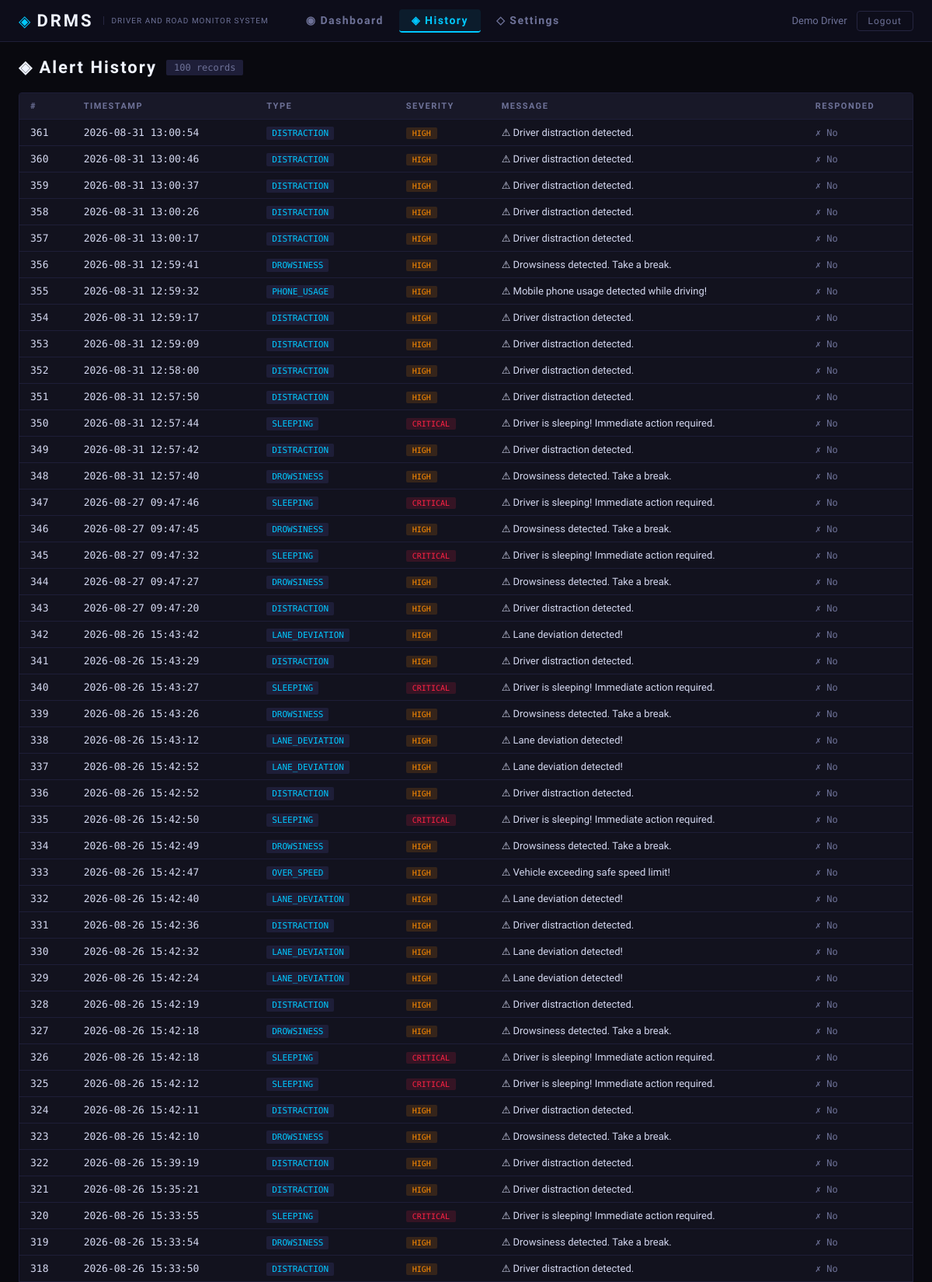
Screenshot of /history (signed in, upper part) with the database file from the repository.
### database/db.py (models this page shows)
class Alert(Base):
    __tablename__ = 'alerts'
    id         = Column(Integer, primary_key=True)
    alert_type = Column(String(50), nullable=False)   # e.g. 'DROWSINESS', 'LANE_DEVIATION'
    severity   = Column(String(20), nullable=False)   # 'LOW', 'MEDIUM', 'HIGH', 'CRITICAL'
    message    = Column(Text)
    timestamp  = Column(DateTime, default=datetime.utcnow)
    responded  = Column(Boolean, default=False)
    emergency_messages = relationship('EmergencyMessage', back_populates='alert', cascade='all, delete')

### app.py (the view)
@app.route('/history')
def history():
    if 'user_id' not in session:
        return redirect(url_for('login'))
    alerts = get_alert_history(limit=100)
    return render_template('history.html', alerts=alerts,
                           user_name=session.get('user_name', 'Driver'))

### database/db.py (called while the page is built)
def get_db():
    return SessionLocal()

def get_alert_history(limit: int = 50):
    db = get_db()
    try:
        return (db.query(Alert)
                  .order_by(Alert.timestamp.desc())
                  .limit(limit)
                  .all())
    finally:
        db.close()

### templates/history.html (shortened to what this page needs)
{% extends "base.html" %}
{% block content %}
<div class="page-header">
  <h2>◈ Alert History</h2>
  <span class="record-count">{{ alerts|length }} records</span>
</div>
<div class="history-table-wrap">
  <table class="history-table">
    <thead>
      <tr>
        <th>#</th>
        <th>Timestamp</th>
        <th>Type</th>
        <th>Severity</th>
        <th>Message</th>
        <th>Responded</th>
      </tr>
    </thead>
    <tbody>
      {% if alerts %}
        {% for a in alerts %}
        <tr class="row-{{ a.severity | lower }}">
          <td class="mono">{{ a.id }}</td>
          <td class="mono">{{ a.timestamp.strftime('%Y-%m-%d %H:%M:%S') }}</td>
          <td><span class="type-badge">{{ a.alert_type }}</span></td>
          <td><span class="severity-badge sev-{{ a.severity | lower }}">{{ a.severity }}</span></td>
          <td>{{ a.message }}</td>
          <td>{% if a.responded %}<span class="responded-yes">✓ Yes</span>{% else %}<span class="responded-no">✗ No</span>{% endif %}</td>
        </tr>
        {% endfor %}
      {% else %}
        <tr><td colspan="6" class="no-data">No alerts recorded yet.</td></tr>
      {% endif %}
    </tbody>
  </table>
</div>
{% endblock %}

### templates/base.html (shortened to what this page needs)
<!DOCTYPE html>
<html lang="en">
<head>
  <link rel="stylesheet" href="{{ url_for('static', filename='css/style.css') }}"/>
</head>
<body{% block body_class %}{% endblock %}>
  {% block nav %}
  <nav class="topnav">
    <div class="nav-brand">
      <span class="brand-icon">◈</span>
      <span class="brand-name"><a href="{{ url_for('landing') }}" style="color: inherit; text-decoration: none;">DRMS</a></span>
      <span class="brand-sub">Driver And Road Monitor System</span>
    </div>
    <div class="nav-links">
      <a href="{{ url_for('dashboard') }}" class="nav-link {% if request.endpoint == 'dashboard' %}active{% endif %}">
        ◉ Dashboard
      </a>
      <a href="{{ url_for('history') }}" class="nav-link {% if request.endpoint == 'history' %}active{% endif %}">
        ◈ History
      </a>
      <a href="{{ url_for('settings') }}" class="nav-link {% if request.endpoint == 'settings' %}active{% endif %}">
        ◇ Settings
      </a>
    </div>
    <div class="nav-user">
      <span class="user-name">{{ user_name }}</span>
      <a href="{{ url_for('logout') }}" class="btn-logout">Logout</a>
    </div>
  </nav>
  {% endblock %}
  {% block main %}
  <main class="main-content">
    {% block content %}{% endblock %}
  </main>
  {% endblock %}
</body>
</html>

### static/css/style.css (style rules this page uses)
:root { --bg: #09090f; --bg2: #0d0d1a; --bg3: #111120; --panel: #12121e; --panel2: #181828; --border: #1e1e38; --border2: #252540; --accent: #00c8ff; --accent2: #0090cc; --warn: #ff8c00; --danger: #ff2244; --success: #00e676; --purple: #7c3aed; --text: #d4d8f0; --text-dim: #6e7298; --text-bright: #f0f4ff; --font-head: 'Rajdhani', sans-serif; --font-body: 'Exo 2', sans-serif; --font-mono: 'Share Tech Mono', monospace; --radius: 4px; --shadow: 0 4px 24px rgba(0,0,0,0.6); }
*, *::before, *::after { box-sizing: border-box; margin: 0; padding: 0; }
html, body { background: var(--bg); color: var(--text); font-family: var(--font-body); font-size: 14px; min-height: 100vh; }
.topnav { display: flex; align-items: center; gap: 0; padding: 0 24px; height: 54px; background: var(--bg2); border-bottom: 1px solid var(--border); position: sticky; top: 0; z-index: 100; }
.nav-brand { display: flex; align-items: center; gap: 8px; margin-right: 32px; }
.brand-icon { color: var(--accent); font-size: 20px; }
.brand-name { font-family: var(--font-head); font-size: 22px; font-weight: 700; color: var(--text-bright); letter-spacing: 3px; }
.brand-sub { font-size: 10px; color: var(--text-dim); text-transform: uppercase; letter-spacing: 1px; border-left: 1px solid var(--border2); padding-left: 10px; margin-left: 4px; }
.nav-links { display: flex; gap: 4px; flex: 1; }
.nav-link { padding: 6px 16px; font-family: var(--font-head); font-size: 14px; font-weight: 600; letter-spacing: 1.5px; color: var(--text-dim); text-decoration: none; border-radius: var(--radius); transition: all 0.2s; }
.nav-link.active { color: var(--accent); background: rgba(0,200,255,0.08); border-bottom: 2px solid var(--accent); }
.nav-user { display: flex; align-items: center; gap: 12px; }
.user-name { font-family: var(--font-head); font-size: 13px; color: var(--text-dim); }
.btn-logout { padding: 5px 14px; background: transparent; border: 1px solid var(--border2); color: var(--text-dim); border-radius: var(--radius); font-family: var(--font-head); font-size: 12px; letter-spacing: 1px; cursor: pointer; transition: all 0.2s; text-decoration: none; }
.main-content { padding: 20px 24px 40px; }
.mono { font-family: var(--font-mono); }
.sev-critical { background: rgba(255,34,68,0.2); color: var(--danger); }
.sev-high { background: rgba(255,140,0,0.2); color: var(--warn); }
.page-header { display: flex; align-items: center; gap: 12px; margin-bottom: 20px; }
.page-header h2 { font-family: var(--font-head); font-size: 22px; letter-spacing: 2px; color: var(--text-bright); }
.record-count { font-family: var(--font-mono); font-size: 12px; background: var(--border); padding: 3px 10px; border-radius: 2px; color: var(--text-dim); }
.history-table-wrap { background: var(--panel); border: 1px solid var(--border); border-radius: var(--radius); overflow: auto; }
.history-table { width: 100%; border-collapse: collapse; font-size: 13px; }
.history-table th { font-family: var(--font-head); font-size: 11px; letter-spacing: 1.5px; text-transform: uppercase; color: var(--text-dim); padding: 10px 14px; background: var(--panel2); border-bottom: 1px solid var(--border); text-align: left; white-space: nowrap; }
.history-table td { padding: 9px 14px; border-bottom: 1px solid var(--border); color: var(--text); }
.type-badge { font-family: var(--font-mono); font-size: 11px; background: var(--border); padding: 2px 7px; border-radius: 2px; color: var(--accent); }
.severity-badge { font-family: var(--font-mono); font-size: 10px; padding: 2px 8px; border-radius: 2px; }
.sev-critical { background: rgba(255,34,68,0.15); color: var(--danger); }
.sev-high { background: rgba(255,140,0,0.15); color: var(--warn); }
.responded-no { color: var(--text-dim); font-family: var(--font-mono); font-size: 12px; }

### rows the page displays
Alert: id "361", timestamp "2026-08-31 13:00:54", alert_type "DISTRACTION", severity "HIGH", message "⚠ Driver distraction detected.", responded "✗ No"
Alert: id "360", timestamp "2026-08-31 13:00:46", alert_type "DISTRACTION", severity "HIGH", message "⚠ Driver distraction detected.", responded "✗ No"
Alert: id "359", timestamp "2026-08-31 13:00:37", alert_type "DISTRACTION", severity "HIGH", message "⚠ Driver distraction detected.", responded "✗ No"
Alert: id "358", timestamp "2026-08-31 13:00:26", alert_type "DISTRACTION", severity "HIGH", message "⚠ Driver distraction detected.", responded "✗ No"
Alert: id "357", timestamp "2026-08-31 13:00:17", alert_type "DISTRACTION", severity "HIGH", message "⚠ Driver distraction detected.", responded "✗ No"
Alert: id "356", timestamp "2026-08-31 12:59:41", alert_type "DROWSINESS", severity "HIGH", message "⚠ Drowsiness detected. Take a break.", responded "✗ No"
Alert: id "355", timestamp "2026-08-31 12:59:32", alert_type "PHONE_USAGE", severity "HIGH", message "⚠ Mobile phone usage detected while driving!", responded "✗ No"
Alert: id "354", timestamp "2026-08-31 12:59:17", alert_type "DISTRACTION", severity "HIGH", message "⚠ Driver distraction detected.", responded "✗ No"
Alert: id "353", timestamp "2026-08-31 12:59:09", alert_type "DISTRACTION", severity "HIGH", message "⚠ Driver distraction detected.", responded "✗ No"
Alert: id "352", timestamp "2026-08-31 12:58:00", alert_type "DISTRACTION", severity "HIGH", message "⚠ Driver distraction detected.", responded "✗ No"
Alert: id "351", timestamp "2026-08-31 12:57:50", alert_type "DISTRACTION", severity "HIGH", message "⚠ Driver distraction detected.", responded "✗ No"
Alert: id "350", timestamp "2026-08-31 12:57:44", alert_type "SLEEPING", severity "CRITICAL", message "⚠ Driver is sleeping! Immediate action required.", responded "✗ No"
Alert: id "349", timestamp "2026-08-31 12:57:42", alert_type "DISTRACTION", severity "HIGH", message "⚠ Driver distraction detected.", responded "✗ No"
Alert: id "348", timestamp "2026-08-31 12:57:40", alert_type "DROWSINESS", severity "HIGH", message "⚠ Drowsiness detected. Take a break.", responded "✗ No"
Alert: id "347", timestamp "2026-08-27 09:47:46", alert_type "SLEEPING", severity "CRITICAL", message "⚠ Driver is sleeping! Immediate action required.", responded "✗ No"
Alert: id "346", timestamp "2026-08-27 09:47:45", alert_type "DROWSINESS", severity "HIGH", message "⚠ Drowsiness detected. Take a break.", responded "✗ No"
Alert: id "345", timestamp "2026-08-27 09:47:32", alert_type "SLEEPING", severity "CRITICAL", message "⚠ Driver is sleeping! Immediate action required.", responded "✗ No"
Alert: id "344", timestamp "2026-08-27 09:47:27", alert_type "DROWSINESS", severity "HIGH", message "⚠ Drowsiness detected. Take a break.", responded "✗ No"
Alert: id "343", timestamp "2026-08-27 09:47:20", alert_type "DISTRACTION", severity "HIGH", message "⚠ Driver distraction detected.", responded "✗ No"
Alert: id "342", timestamp "2026-08-26 15:43:42", alert_type "LANE_DEVIATION", severity "HIGH", message "⚠ Lane deviation detected!", responded "✗ No"
Alert: id "341", timestamp "2026-08-26 15:43:29", alert_type "DISTRACTION", severity "HIGH", message "⚠ Driver distraction detected.", responded "✗ No"
Alert: id "340", timestamp "2026-08-26 15:43:27", alert_type "SLEEPING", severity "CRITICAL", message "⚠ Driver is sleeping! Immediate action required.", responded "✗ No"
Alert: id "339", timestamp "2026-08-26 15:43:26", alert_type "DROWSINESS", severity "HIGH", message "⚠ Drowsiness detected. Take a break.", responded "✗ No"
Alert: id "338", timestamp "2026-08-26 15:43:12", alert_type "LANE_DEVIATION", severity "HIGH", message "⚠ Lane deviation detected!", responded "✗ No"
Alert: id "337", timestamp "2026-08-26 15:42:52", alert_type "LANE_DEVIATION", severity "HIGH", message "⚠ Lane deviation detected!", responded "✗ No"
Alert: id "336", timestamp "2026-08-26 15:42:52", alert_type "DISTRACTION", severity "HIGH", message "⚠ Driver distraction detected.", responded "✗ No"
Alert: id "335", timestamp "2026-08-26 15:42:50", alert_type "SLEEPING", severity "CRITICAL", message "⚠ Driver is sleeping! Immediate action required.", responded "✗ No"
Alert: id "334", timestamp "2026-08-26 15:42:49", alert_type "DROWSINESS", severity "HIGH", message "⚠ Drowsiness detected. Take a break.", responded "✗ No"
Alert: id "333", timestamp "2026-08-26 15:42:47", alert_type "OVER_SPEED", severity "HIGH", message "⚠ Vehicle exceeding safe speed limit!", responded "✗ No"
Alert: id "332", timestamp "2026-08-26 15:42:40", alert_type "LANE_DEVIATION", severity "HIGH", message "⚠ Lane deviation detected!", responded "✗ No"
Alert: id "331", timestamp "2026-08-26 15:42:36", alert_type "DISTRACTION", severity "HIGH", message "⚠ Driver distraction detected.", responded "✗ No"
Alert: id "330", timestamp "2026-08-26 15:42:32", alert_type "LANE_DEVIATION", severity "HIGH", message "⚠ Lane deviation detected!", responded "✗ No"
Alert: id "329", timestamp "2026-08-26 15:42:24", alert_type "LANE_DEVIATION", severity "HIGH", message "⚠ Lane deviation detected!", responded "✗ No"
Alert: id "328", timestamp "2026-08-26 15:42:19", alert_type "DISTRACTION", severity "HIGH", message "⚠ Driver distraction detected.", responded "✗ No"
Alert: id "327", timestamp "2026-08-26 15:42:18", alert_type "DROWSINESS", severity "HIGH", message "⚠ Drowsiness detected. Take a break.", responded "✗ No"
Alert: id "326", timestamp "2026-08-26 15:42:18", alert_type "SLEEPING", severity "CRITICAL", message "⚠ Driver is sleeping! Immediate action required.", responded "✗ No"
Alert: id "325", timestamp "2026-08-26 15:42:12", alert_type "SLEEPING", severity "CRITICAL", message "⚠ Driver is sleeping! Immediate action required.", responded "✗ No"
Alert: id "324", timestamp "2026-08-26 15:42:11", alert_type "DISTRACTION", severity "HIGH", message "⚠ Driver distraction detected.", responded "✗ No"
Alert: id "323", timestamp "2026-08-26 15:42:10", alert_type "DROWSINESS", severity "HIGH", message "⚠ Drowsiness detected. Take a break.", responded "✗ No"
Alert: id "322", timestamp "2026-08-26 15:39:19", alert_type "DISTRACTION", severity "HIGH", message "⚠ Driver distraction detected.", responded "✗ No"
Alert: id "321", timestamp "2026-08-26 15:35:21", alert_type "DISTRACTION", severity "HIGH", message "⚠ Driver distraction detected.", responded "✗ No"
Alert: id "320", timestamp "2026-08-26 15:33:55", alert_type "SLEEPING", severity "CRITICAL", message "⚠ Driver is sleeping! Immediate action required.", responded "✗ No"
Alert: id "319", timestamp "2026-08-26 15:33:54", alert_type "DROWSINESS", severity "HIGH", message "⚠ Drowsiness detected. Take a break.", responded "✗ No"
Alert: id "318", timestamp "2026-08-26 15:33:50", alert_type "DISTRACTION", severity "HIGH", message "⚠ Driver distraction detected.", responded "✗ No"

### other values shown
{{ user_name }} "Demo Driver"
{{ alerts|length }} "100"
